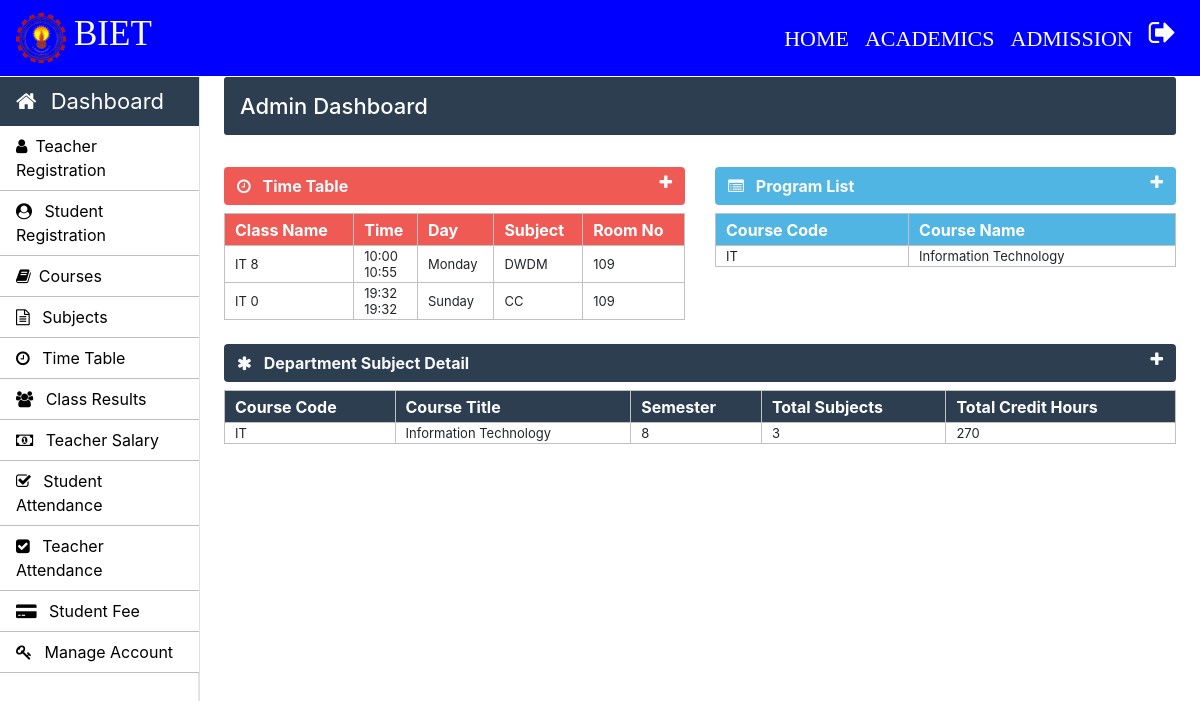
The app's page /admin/admin-index.php (signed in) with its own data.
### tables this page shows
CREATE TABLE `time_table` (
  `id` int(11) NOT NULL,
  `course_code` varchar(10) NOT NULL,
  `semester` int(11) NOT NULL,
  `timing_from` varchar(10) NOT NULL,
  `timing_to` varchar(10) NOT NULL,
  `day` varchar(20) NOT NULL,
  `subject_code` varchar(20) NOT NULL,
  `room_no` int(11) NOT NULL
);

CREATE TABLE `weekdays` (
  `day_id` int(11) NOT NULL,
  `day_name` varchar(15) NOT NULL
);

CREATE TABLE `courses` (
  `course_code` varchar(10) NOT NULL,
  `course_name` varchar(50) NOT NULL,
  `semester_or_year` varchar(10) NOT NULL,
  `no_of_year` int(10) NOT NULL
);

### Admin/admin-index.php (the view, shortened to what this page needs)
	<?php
		require_once "../connection/connection.php";
	?>
	<?php include('../common/common-header.php') ?>
	<?php include('../common/admin-sidebar.php') ?>
		<main role="main" class="col-xl-10 col-lg-9 col-md-8 ml-sm-auto px-md-4 mb-2 w-100 page-content-index">
			<div class="flex-wrap flex-md-no-wrap pt-3 pb-2 mb-3 text-white admin-dashboard pl-3">
				<h4>Admin Dashboard </h4>
			</div>
			<div class="row">
				<div class=" col-lg-6 col-md-12 col-sm-12 ">
					<div>
						<section class="mt-3">
							<div class="btn btn-block table-one text-light d-flex">
								<span class="font-weight-bold"><i class="fa fa-clock-o mr-2" aria-hidden="true"></i> Time Table</span>
								<a href="" class="ml-auto" data-toggle="collapse" data-target="#collapseOne"><i class="fa fa-plus text-light" aria-hidden="true"></i></a>
							</div>
							<div class="collapse show mt-2" id="collapseOne">
								<table class="w-100 table-elements table-one-tr"cellpadding="2">
									<tr class="pt-5 table-one text-white" style="height: 32px;">
										<th>Class Name</th>
										<th>Time</th>
										<th>Day</th>
										<th>Subject</th>
										<th>Room No</th>
									</tr>
									<?php
										$query="select * from time_table tt inner join weekdays wd on tt.day=wd.day_id";
										$run=mysqli_query($con,$query);
										while($row=mysqli_fetch_array($run)) {
											echo "<tr>";
											echo "<td>".$row["course_code"]." ".$row["semester"]."</td>";
											echo "<td>".$row["timing_from"]."<br>".$row["timing_to"]."</td>";
											echo "<td>".$row["day_name"]."</td>";
											echo "<td>".$row["subject_code"]."</td>";
											echo "<td>".$row["room_no"]."</td>";
											echo "</tr>";
										}
									?>
								</table>
							</div>
						</section>
					</div>
				</div>
				<div class=" col-lg-6 col-md-12 col-sm-12">
					<div>
						<section class="mt-3">
							<div class="btn btn-block table-two text-light d-flex">
								<span class="font-weight-bold"><i class="fa fa-list-alt mr-2" aria-hidden="true"></i> Program List</span>
								<a href="" class="ml-auto" data-toggle="collapse" data-target="#collapsetwo"><i class="fa fa-plus text-light" aria-hidden="true"></i></a>
							</div>
							<div class="collapse show mt-2" id="collapsetwo">
								<table class="w-100 table-elements table-two-tr"cellpadding="2">
									<tr class="pt-5 table-two text-white" style="height: 32px;">
										<th>Course Code</th>
										<th>Course Name</th>
									</tr>
									<?php
										$query="select course_name,course_code from courses";
										$run=mysqli_query($con,$query);
										while($row=mysqli_fetch_array($run)) { ?>
											<tr>
												<td><?php echo $row['course_code'] ?></td>
												<td><?php echo $row['course_name'] ?></td>
											</tr>
										<?php }
									?>
								</table>
							</div>
						</section>
					</div>
				</div>
				<div class="col-md-12">
					<div>
						<section class="mt-4">
							<div class="btn btn-block table-three text-light d-flex">
								<span class="font-weight-bold"><i class="fa fa-asterisk mr-2" aria-hidden="true"></i> Department Subject Detail</span>
								<a href="" class="ml-auto" data-toggle="collapse" data-target="#collapsethree"><i class="fa fa-plus text-light" aria-hidden="true"></i></a>
							</div>
							<div class="collapse show mt-2" id="collapsethree">
								<table class="w-100 table-elements table-three-tr"cellpadding="2">
									<tr class="pt-5 table-three text-white" style="height: 32px;">
										<th>Course Code</th>
										<th>Course Title</th>
										<th>Semester</th>
										<th>Total Subjects</th>
										<th>Total Credit Hours</th>
									</tr>
									<?php
										$query="select course_code,course_name,semester,count(subject_code) as subject_code,sum(credit_hours) as credit_hours from course_subjects join courses using(course_code) group by course_code, semester";
										$run=mysqli_query($con,$query);
										while($row=mysqli_fetch_array($run)) {
											echo "<tr>";
											echo "<td>".$row["course_code"]."</td>";
											echo "<td>".$row["course_name"]."</td>";
											echo "<td>".$row["semester"]."</td>";
											echo "<td>".$row["subject_code"]."</td>";
											echo "<td>".$row["credit_hours"]."</td>";
											echo "</tr>";
										}
									?>
								</table>
							</div>
						</section>
					</div>
				</div>
			</div>
		</main>
	</body>
</html>

### Css/style.css (style rules this page uses)
h4 { font-size: 22px; }
.admin-dashboard { margin-top: 1px !important; background: #2c3e50 !important; border-radius: 3px; }
.table-elements tr, td, th { font-size: 13px; border: 1px solid rgb(194, 193, 193); padding-left: 10px !important; }
.table-one { background: #eb1811b6; }
.table-two { background: #51b5e4; }
.table-three { background: #2c3e50 !important; }
.table-font-for-transcript td, th { font-size: 16px !important; }

### records on screen
time_table: course_code "IT", semester "8", timing_from "10:00", timing_to "10:55", weekdays.day_name "Monday", subject_code "DWDM", room_no "109"
time_table: course_code "IT", semester "0", timing_from "19:32", timing_to "19:32", weekdays.day_name "Sunday", subject_code "CC", room_no "109"
courses: course_code "IT", course_name "Information Technology"

### other values on screen
$row["course_code"] "IT"
$row["course_name"] "Information Technology"
$row["semester"] "8"
$row["subject_code"] "3"
$row["credit_hours"] "270"
